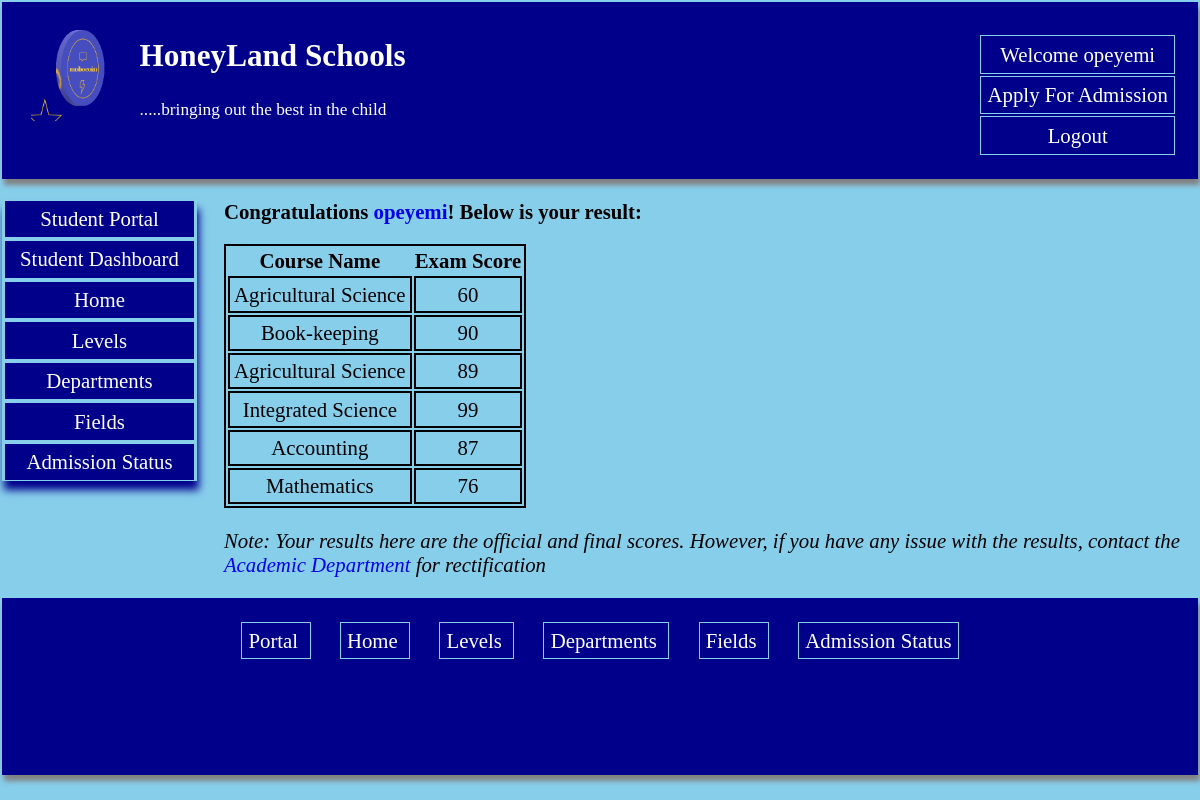
/portal/viewscores (signed in), run on the app's committed database.
### profiles/models.py (models this page shows, shortened)
class CustomUser(AbstractUser):
    phone = models.IntegerField(null=True,  unique=True)
    country = models.CharField(max_length=200,  blank=True)
    state = models.CharField(max_length=200,  blank=True)
    is_student = models.BooleanField(default=0)
    is_teacher = models.BooleanField(default=0)
    mailing_address = models.CharField(max_length=200,  blank=True)

class Logo(models.Model):
    name = models.CharField(max_length=200, null=True)
    image = models.ImageField(upload_to='media/')

class Exam(models.Model):
    course = models.ForeignKey(Allcourses,   on_delete=models.CASCADE)
    student =models.ForeignKey(Studentdata, on_delete=models.CASCADE)
    student_username=models.ForeignKey(CustomUser, on_delete=models.CASCADE)
    teacher_username=models.ForeignKey(CustomUser, on_delete=models.CASCADE,  null = True, related_name='exam_teacher')
    scores = models.IntegerField()
    slug =models.SlugField(max_length=100)

class Allcourses(models.Model):
    title = models.CharField(max_length=200,  null=True,  blank=True)
    field = models.ForeignKey(Student_field,  on_delete=models.CASCADE,  null=True)
    teacher_in_charge = models.ForeignKey(Teachers,  on_delete=models.CASCADE,  null=True)
    tic_username = models.ForeignKey(CustomUser, on_delete=models.CASCADE,  null=True)
    slug = models.SlugField(null=True)
    class Meta:
        ordering = ['title']
    def __str__(self):
        return self.title

### studentportal/views.py (the view)
# urls.py: path('portal/viewscores', views.Viewscores.as_view(), name= 'viewexamscores'),
class Viewscores(LoginRequiredMixin,  ListView):
    model = Exam
    template_name = 'viewscores.html'
    def get_context_data(self, **kwargs):
            context = super().get_context_data(**kwargs)
            context['logo'] = Logo.objects.all()
            context['studentexams'] = Exam.objects.filter(student_username =self.request.user)
            return context

### studentportal/templates/viewscores.html
{% extends 'baseportal.html' %}
{% block content  %}
{% if  request.user.is_student  %}
<p><b> Congratulations  <a href ='{% url 'studentprofile' %} '>{{request.user}}</a>! Below is your result: </b></p>
<div>
    <table>
  <tr>
    <th> Course Name </th>
    <th> Exam Score </th>
  </tr>
    {% for score in studentexams %}
    <tr>
    <td>{{score.course}}</td>
    <td>{{score.scores}}</td>
  </tr>
    {% endfor %}
  </table>
  </div>
 <p><i> Note: Your results here are the official and final scores. However,
  if you have any issue with the results, contact the  <a href='{% url 'departments' %}'> Academic Department </a> for rectification
 </i></p>
 {% else %}
  <p style='color: red; font-size: 1em; text-align: center;padding: 3em;'> <b> Back off! You are not permitted to be here!! </b></p>
{% endif %}
  {% endblock  %}

### studentportal/templates/baseportal.html (shortened to what this page needs)
<head>
</head>
<body style ='margin: 0em; padding: 0.1em; font-size: 1.3em;  background: skyblue;'   >
    <header style= 'box-shadow: 2px 6px 5px grey;margin: 0em; padding-left: 1em; padding-right: 1em; padding-top: 0.5em; height: 8em;
    background: darkblue; color: white;'>
    {% if   request.user.is_superuser or  request.user.is_authenticated %}
    <ul class='nav' style='float: right; list-style-type: none;' >
   <li> <a  style ='color: white; ' href = "#"> Welcome {{user}} </a></li>
   <li><a  style ='color: white; ' href ='{% url "apply" %}'> Apply For Admission </a></li>
    <li><a  style ='color: white; ' href ='{% url "portallogout" %}'> Logout </a></li>
    </ul>
    {% endif %}
    {% for log in logo  %}
    <img style="backgrond: skyblue; float: left; margin: 0.4em; width: 100px; height: 100px;" src ="{{log.image.url}}"  >
{% endfor %}
<h2 style='text-align: left'><a style='color: white;' href='{% url "home" %}'>HoneyLand Schools</a></h2>
<p style='text-align: left'> <small> .....bringing out the best in the child </small></p>
    </header>
<div class ='cover'>
<nav >
    <ul class ='nav' style =' padding:0;  list-style-type: none;'>
        {% if request.user.is_student or request.user.is_superuser %}
        <li><a href ='{% url "portal" %}'> Student Portal </a></li>
        {% endif %}
{% if request.user.is_student or request.user.is_superuser %}
        <li><a href ='{% url "studentdashboardlink" %}'> Student Dashboard </a></li>
        {% endif %}
        <li><a href ='{% url "home" %}'> Home </a></li>
        <li> <a href ='{% url "levels" %}'> Levels </a> </li>
        <li> <a href ='{% url "departments" %}'> Departments </a> </li>
        <li><a href ='{% url "fields" %}'> Fields </a></li>
        <li><a  style ='color: white; ' href ='{% url "admissionstat" %}'> Admission Status </a></li>
    </nav>
<section style='padding-right: 0.5em'>
{% block content %}
{% endblock %}
</section>
</div>
<footer style= 'box-shadow: 2px 6px 5px grey;margin: 0em; padding-left: 1em; padding-right: 1em; padding-top: 0.5em; height: 8em;
    background: darkblue; color: white;'>
    <nav>
        <ul class ='navfooter' style =' padding:0;  list-style-type: none;'>
            {% if request.user.is_student or request.user.is_superuser  %}
            <li><a href ='{% url "studentdashboardlink" %}'>  Portal </a></li>
            {% endif %}
            <li><a href ='{% url "home" %}'> Home </a></li>
            <li> <a href ='{% url "levels" %}'> Levels </a> </li>
            <li> <a href ='{% url "departments" %}'> Departments </a> </li>
            <li><a href ='{% url "fields" %}'> Fields </a></li>
            <li><a  style ='color: white; ' href ='{% url "admissionstat" %}'> Admission Status </a></li>
    </nav>
</footer>
</body>

### studentportal/templates/baseportal.html (style rules this page uses)
a { text-decoration: none; }
table { font-size: 1em; border: 2px solid black; }
td { border: 2px solid black; text-align: center;padding: 0.2em; }
.cover { display: grid; grid-template-columns: 2fr 10fr; grid-gap: 1.3em; }
.nav { box-shadow: 2px 9px 8px darkblue; }
.nav li { color: white; background: darkblue; margin: 0.1em; text-align: center; border: 1px solid skyblue; }
.nav li a { padding: 0.3em; display: block; color: white; }
.navfooter { text-align: center; box-shadow: 2px 9px 8px darkblue; }
.navfooter li { color: white; padding: 0.6em; display: inline; background: darkblue; margin: 0.1em; text-align: center; }
.navfooter li a { padding: 0.3em; color: white; border: 1px solid skyblue; }

### data on the page
CustomUser: username "opeyemi", user "opeyemi"
Logo: image (picture)
Exam: course "Agricultural Science", scores "60"
Exam: course "Book-keeping", scores "90"
Exam: course "Agricultural Science", scores "89"
Exam: course "Integrated Science", scores "99"
Exam: course "Accounting", scores "87"
Exam: course "Mathematics", scores "76"
